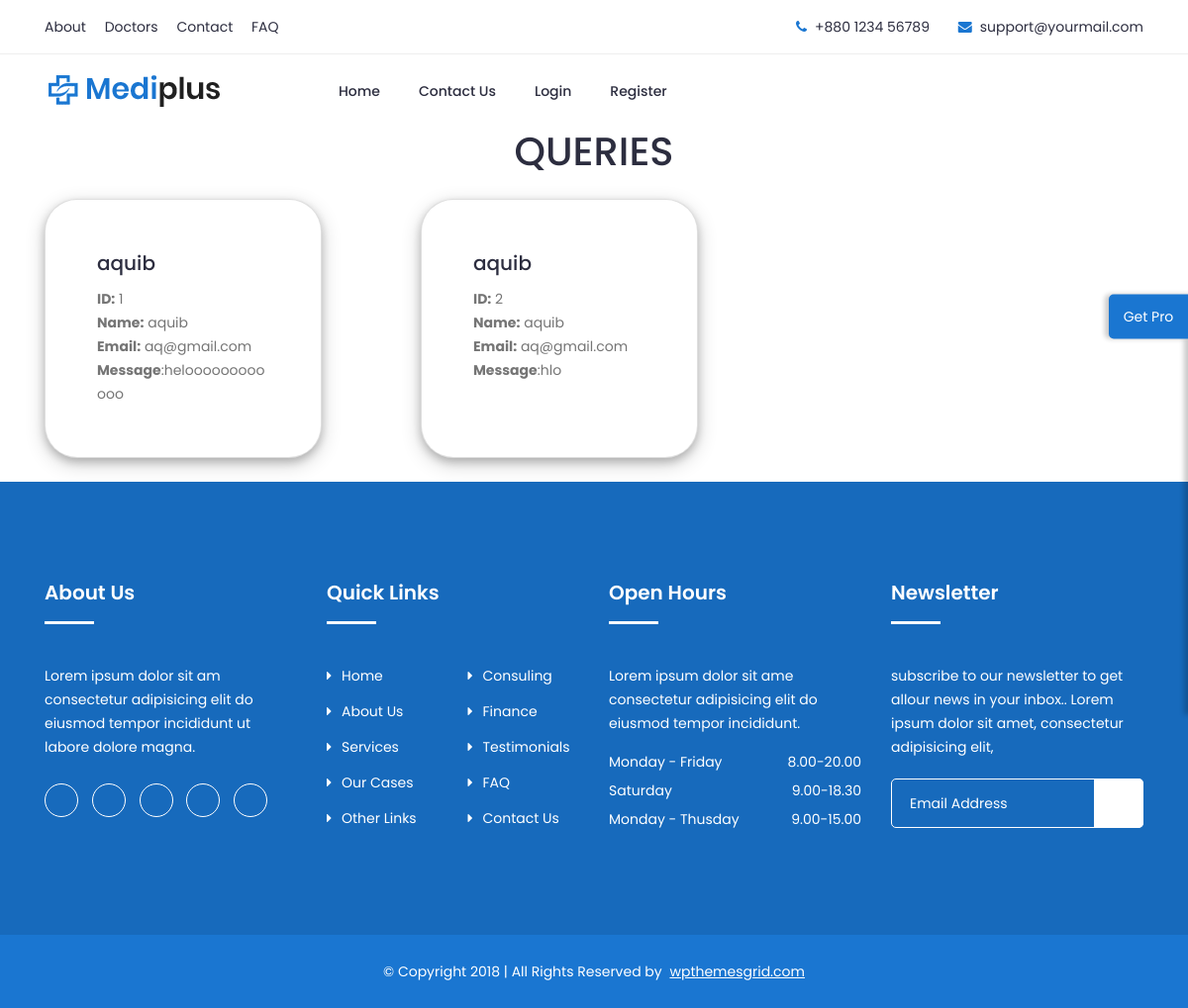
/viewquery, run on the app's committed database.
### mediplus/models.py (models this page shows)
class query(models.Model):
    queryname=models.CharField(max_length=100)
    queryemail=models.CharField(max_length=100)
    querymessage=models.CharField(max_length=1000)

### admin_app/views.py (the view)
# urls.py: path('viewquery',views.viewquery),
def viewquery(request):
    data=query.objects.all()
    return render(request,'viewquery.html',{'response':data})

### templates/viewquery.html (shortened to what this page needs)
{% load static %}
	{% include 'header.html' %}
<center><div class="text">
	<h1>QUERIES</h1>
</div> </center>
<div class="container mt-4">
  <div class="row">
    {% for i in response %}
    <div class="col-lg-4 col-md-6 mb-4">
      <div class="card shadow-sm h-100">
        <div class="card-body">
          <h5 class="card-title">{{ i.queryname }}</h5>
          <p class="card-text">
            <strong>ID:</strong> {{ i.id }} <br>
            <strong>Name:</strong> {{ i.queryname }} <br>
            <strong>Email:</strong> {{ i.queryemail }} <br>
            <strong>Message</strong>:{{ i.querymessage }}
          </p>
        </div>
      </div>
    </div>
    {% endfor %}
  </div>
</div>
    {% include 'footer.html' %}

### static/css/user_profile.css (style rules this page uses)
body { background-color: #eee; }
.card { background-color: #fff; width: 280px; border-radius: 33px; box-shadow: 0 4px 8px 0 rgba(0, 0, 0, 0.2), 0 6px 20px 0 rgba(0, 0, 0, 0.19); padding: 2rem !important; }

### data on the page
query: queryname "aquib", id "1", queryemail "aq@gmail.com", querymessage "heloooooooooooo"
query: queryname "aquib", id "2", queryemail "aq@gmail.com", querymessage "hlo"
